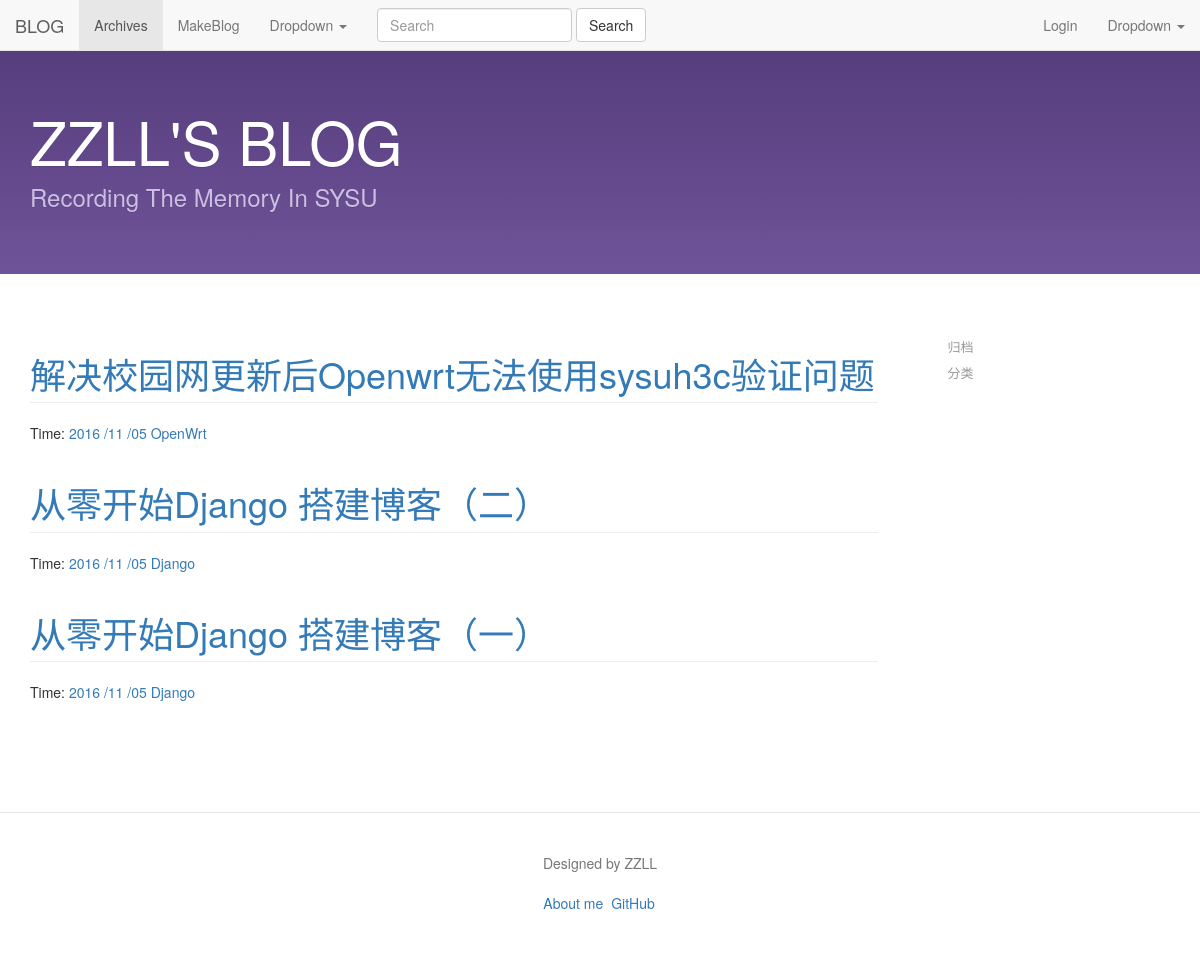
/archives/, run on an earlier commit of the app's database.
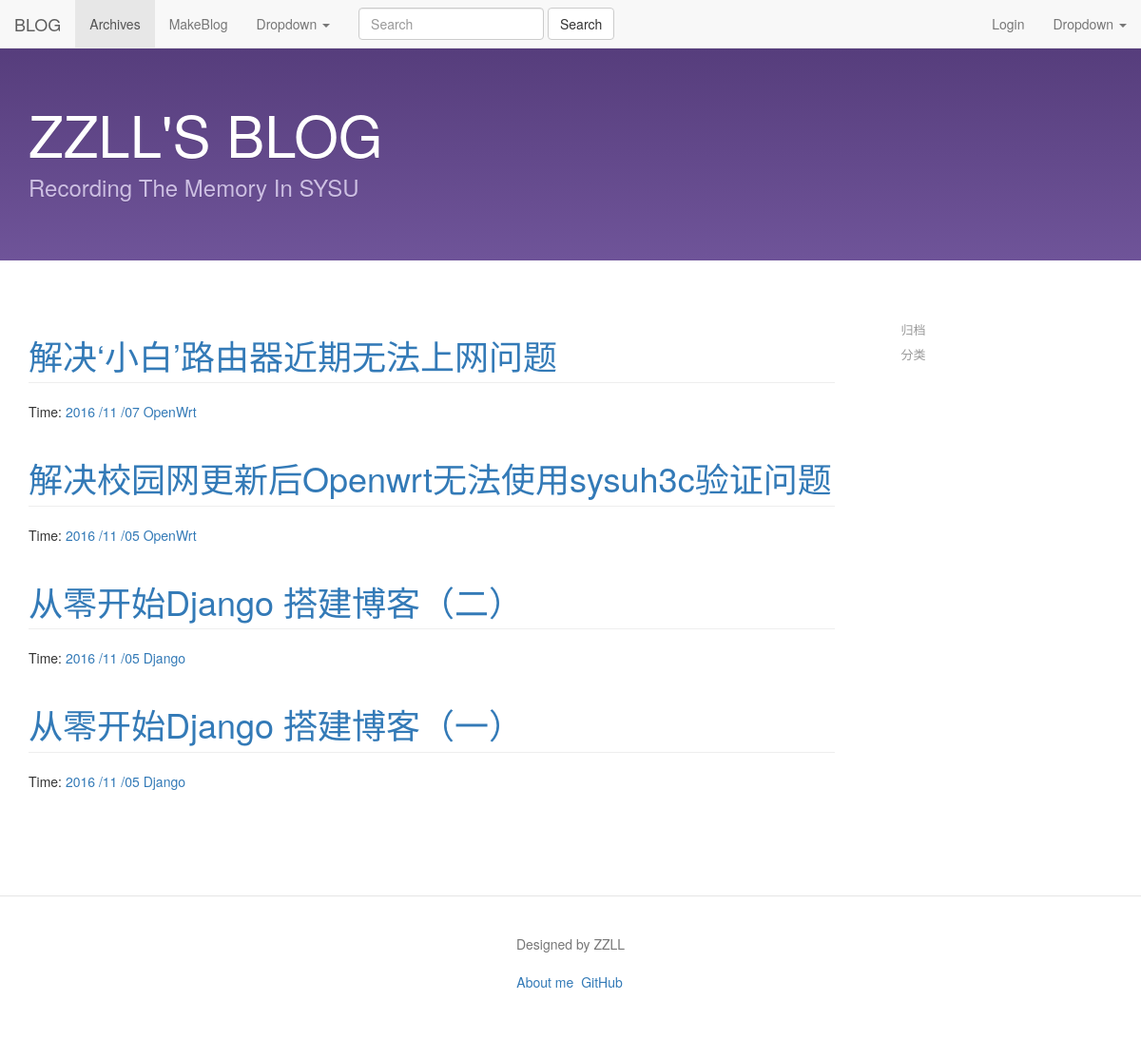
And on a later commit of the database.
### my_blog/models.py (models this page shows, shortened)
class Article(models.Model):
    title = models.CharField(max_length=100)
    category = models.CharField(max_length=50, blank=True)
    date_time = models.DateTimeField(auto_now_add=True)
    content = models.TextField(blank=True, null=True)
    class Meta:
        ordering = ['-date_time']

### my_blog/views.py (the view)
# urls.py: url(r'^archives/$', myBlog_views.archives, name='archives'),
def archives(request) :
    try:
        post_list = Article.objects.all()
    except Article.DoesNotExist :
        raise Http404
    return render(request, 'archives.html', {'post_list' : post_list,
                                            'error' : False})

### templates/archives.html
{% extends "base.html" %}
{% block content %}
    <div class="posts">
        {% if error %}
            <h1 class="post-title">没有相关文章题目</a></h1>
        {% else %}
            {% for post in post_list %}
                <section class="post">
                    <header class="post-header">
                        <h1 class="post-title page-header"><a href="{% url "detail" id=post.id %}">{{ post.title }}</a>
                        </h1>
                        <p class="post-meta">
                            Time: <a class="post-author" href="#">{{ post.date_time |date:"Y /m /d" }}</a> <a
                                class="post-category post-category-js"
                                href="{% url "search_tag" tag=post.category %}">{{ post.category }}</a>
                        </p>
                    </header>
                </section>
            {% endfor %}
        {% endif %}
    </div>
{% endblock %}

What changed in the data, as far as the page shows it:
added Article: title "解决‘小白’路由器近期无法上网问题", date_time "2016 /11 /07", category "OpenWrt"
